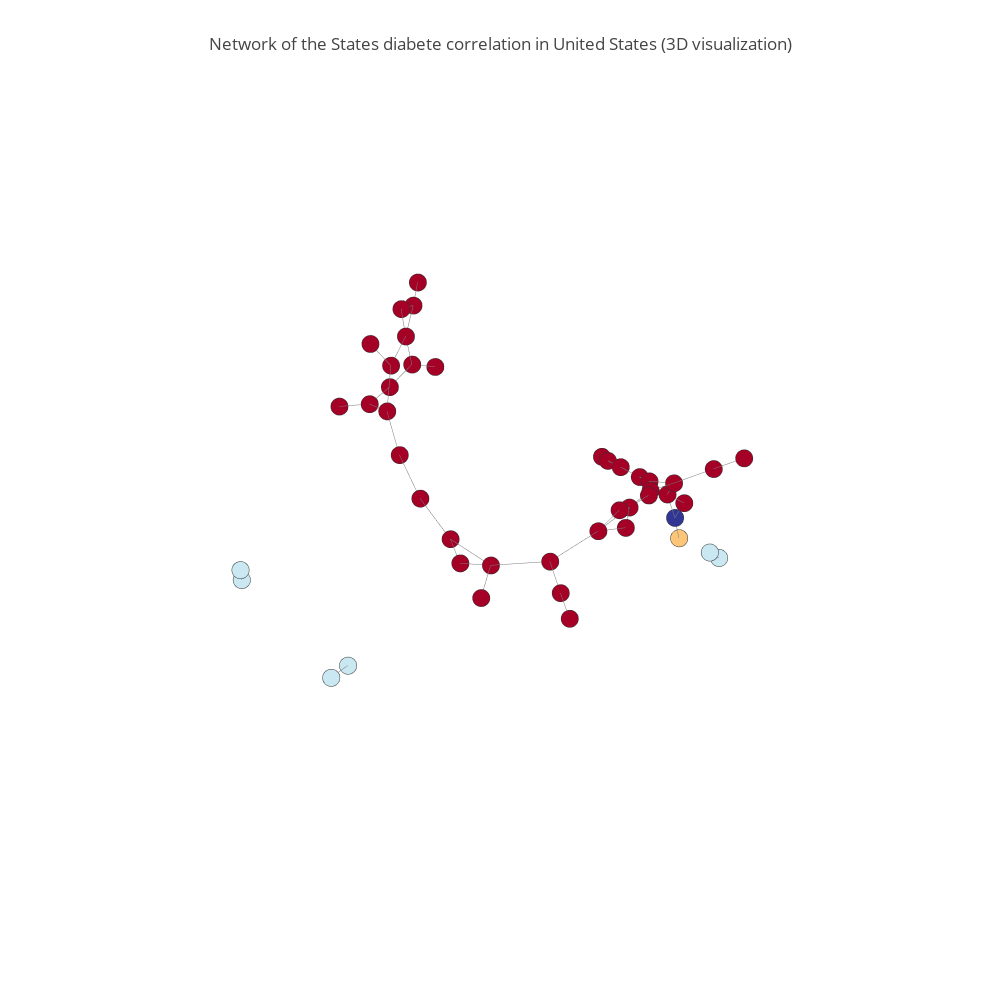

Notebook source saved alongside this figure:
### Code cell
# state correlation structure using simple correlatio
links , G, labels_l = my.correlation_between_states(crude, states,threshold=0.5)
my_plot.create_a_3D_plot(G,"the States diabete correlation in United States",labels_l)

### Figure 1 — Plotly figure (JSON) as saved in the notebook; plotly's stock layout.template omitted (floating-point values rounded to 4 significant figures; data arrays with more than 128 entries replaced by an {"elided": "..."} marker saying what was removed)
{"data": [{"hoverinfo": "none", "line": {"color": "rgb(125,125,125)", "width": 1}, "mode": "lines", "type": "scatter3d", "x": {"elided": "150 float values"}, "y": {"elided": "150 float values"}, "z": {"elided": "150 float values"}}, {"hoverinfo": "text", "marker": {"color": [-2147483648, -2147483648, -2147483648, -2147483648, -2147483648, -2147483648, -2147483648, -2147483648, -2147483648, -2147483648, -2147483648, -2147483648, -2147483648, -2147483648, -2147483648, 0, -2147483648, -2147483648, -2147483648, -2147483648, -2147483648, -2147483648, 0, -2147483648, -2147483648, -2147483648, 0, -2147483648, -2147483648, -2147483648, -777997196, 0, -2147483648, -2147483648, 0, -2147483648, -2147483648, -2147483648, -2147483648, 0, -2147483648, 1413794597, -2147483648, -2147483648, -2147483648], "colorscale": [[0, "rgb(165,0,38)"], [0.1111, "rgb(215,48,39)"], [0.2222, "rgb(244,109,67)"], [0.3333, "rgb(253,174,97)"], [0.4444, "rgb(254,224,144)"], [0.5556, "rgb(224,243,248)"], [0.6667, "rgb(171,217,233)"], [0.7778, "rgb(116,173,209)"], [0.8889, "rgb(69,117,180)"], [1, "rgb(49,54,149)"]], "line": {"color": "rgb(50,50,50)", "width": 0.5}, "size": 6, "symbol": "dot"}, "mode": "markers", "name": "actors", "text": ["IL", "MI", "NH", "UT", "CT", "CO", "HI", "CA", "SD", "MS", "FL", "VT", "IN", "IA", "KY", "ME", "MD", "TN", "AR", "ID", "OH", "ND", "NY", "VA", "NM", "NV", "OK", "NC", "NJ", "KS", "MT", "OR", "MA", "AL", "AZ", "SC", "WV", "DC", "TX", "PA", "WA", "DE", "WY", "NE", "WI"], "type": "scatter3d", "x": [0.03782, 0.3331, 0.2527, 0.01726, 0.01943, -0.05241, -0.4305, 0.1641, -0.3293, -0.4735, 0.2605, 0.004238, -0.1528, 0.09039, 0.2341, 0.6709, -0.5317, 0.3676, 0.02429, -0.5241, -0.2249, 0.2982, -0.9411, 0.3907, -0.06371, -0.3643, -0.8768, 0.126, -0.412, 0.3237, -0.4897, 0.9426, 0.3871, 0.4199, 1, -0.122, -0.4547, 0.3706, -0.4978, 0.6661, -0.06048, -0.4687, 0.2123, 0.4416, -0.5849], "y": [-0.5056, 0.4519, -0.3542, 0.4172, 0.3913, -0.5679, 0.2494, -0.4322, 0.2417, 0.0141, 0.3462, -0.5617, 0.3672, 0.3754, -0.4666, -0.6834, -0.08935, 0.2183, -0.4983, 0.4567, 0.3219, -0.5422, 0.1906, 0.07662, -0.4845, 0.3126, 0.1827, -0.4952, 0.1432, -0.2169, 0.2788, 0.3161, 0.5331, 0.1477, 0.3273, -0.6227, 0.3949, -0.07382, 0.276, -0.6981, 0.3674, 0.2655, -0.4655, 0.2545, -0.1599], "z": [0.3352, -0.0005779, 0.2051, 0.03592, 0.08629, 0.395, -0.1452, 0.3024, -0.04838, -0.1632, 0.008246, 0.4021, 0.04261, 0.04031, 0.1788, -0.3733, -0.2095, -0.01722, 0.2323, 0.04866, 0.003558, 0.1655, -0.7295, 0.01247, 0.1968, -0.03901, -0.6708, 0.1882, -0.116, 0.1378, -0.344, 0.05539, -0.007749, -0.01991, 0.06324, 0.4389, 0.01171, 0.07125, -0.2006, -0.4278, 0.04415, -0.2528, 0.3819, -0.07134, -0.2469]}], "layout": {"height": 1000, "hovermode": "closest", "margin": {"t": 100}, "scene": {"xaxis": {"showbackground": false, "showgrid": false, "showline": false, "showticklabels": false, "title": "", "zeroline": false}, "yaxis": {"showbackground": false, "showgrid": false, "showline": false, "showticklabels": false, "title": "", "zeroline": false}, "zaxis": {"showbackground": false, "showgrid": false, "showline": false, "showticklabels": false, "title": "", "zeroline": false}}, "showlegend": false, "title": "Network of the States diabete correlation in United States (3D visualization)", "width": 1000}}
